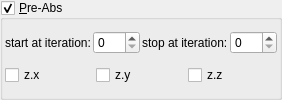
    <widget class="MyGroupBox" name="groupCheck_transf_function_enabledP_false">
     <property name="title">
      <string>&amp;Pre-Abs</string>
     </property>
     <property name="checkable">
      <bool>true</bool>
     </property>
     <layout class="QVBoxLayout" name="verticalLayout_10" stretch="0,0">
      <property name="spacing">
       <number>2</number>
      </property>
      <property name="leftMargin">
       <number>2</number>
      </property>
      <property name="topMargin">
       <number>2</number>
      </property>
      <property name="rightMargin">
       <number>2</number>
      </property>
      <property name="bottomMargin">
       <number>2</number>
      </property>
      <item>
       <layout class="QHBoxLayout" name="horizontalLayout_12" stretch="0,1,0,1">
        <property name="topMargin">
         <number>0</number>
        </property>
        <item>
         <widget class="QLabel" name="label_77">
          <property name="text">
           <string>start at iteration:</string>
          </property>
          <property name="wordWrap">
           <bool>true</bool>
          </property>
         </widget>
        </item>
        <item>
         <widget class="MySpinBox" name="spinboxInt_transf_start_iterations_P">
          <property name="sizePolicy">
           <sizepolicy hsizetype="Minimum" vsizetype="Maximum">
            <horstretch>0</horstretch>
            <verstretch>0</verstretch>
           </sizepolicy>
          </property>
          <property name="minimum">
           <number>0</number>
          </property>
          <property name="maximum">
           <number>999</number>
          </property>
          <property name="value">
           <number>0</number>
          </property>
         </widget>
        </item>
        <item>
         <widget class="QLabel" name="label_63">
          <property name="text">
           <string>stop at iteration:</string>
          </property>
          <property name="wordWrap">
           <bool>true</bool>
          </property>
         </widget>
        </item>
        <item>
         <widget class="MySpinBox" name="spinboxInt_transf_stop_iterations_P">
          <property name="sizePolicy">
           <sizepolicy hsizetype="Preferred" vsizetype="Maximum">
            <horstretch>0</horstretch>
            <verstretch>0</verstretch>
           </sizepolicy>
          </property>
          <property name="maximum">
           <number>999</number>
          </property>
         </widget>
        </item>
       </layout>
      </item>
      <item>
       <layout class="QHBoxLayout" name="horizontalLayout_8" stretch="0,0,0">
        <property name="topMargin">
         <number>0</number>
        </property>
        <item>
         <widget class="MyCheckBox" name="checkBox_transf_function_enabledAx">
          <property name="text">
           <string notr="true">z.x</string>
          </property>
         </widget>
        </item>
        <item>
         <widget class="MyCheckBox" name="checkBox_transf_function_enabledAy">
          <property name="text">
           <string notr="true">z.y</string>
          </property>
         </widget>
        </item>
        <item>
         <widget class="MyCheckBox" name="checkBox_transf_function_enabledAz">
          <property name="text">
           <string notr="true">z.z</string>
          </property>
         </widget>
        </item>
       </layout>
      </item>
     </layout>
    </widget>
